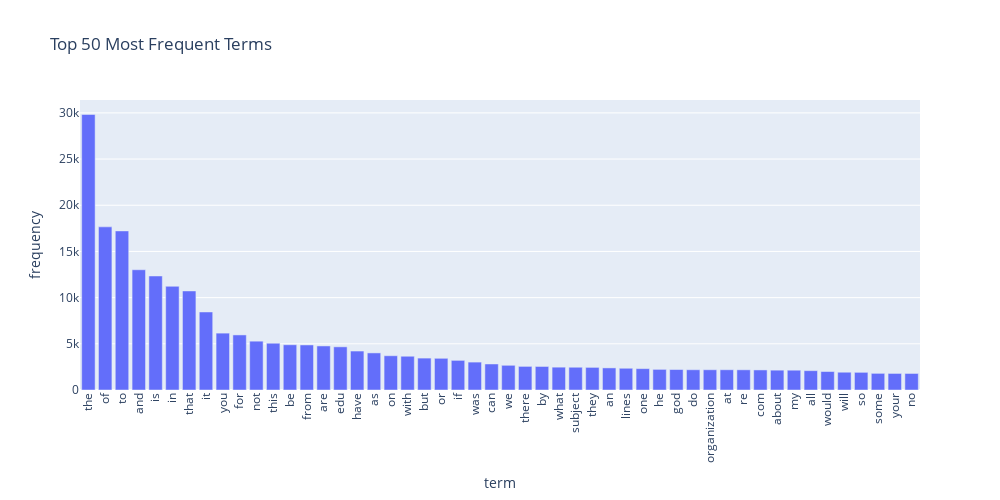

The cell this chart's notebook holds for it:
### Markdown cell above
### >>> **Exercise 14 (take home):** 
Additionally, you can attempt to sort the terms on the `x-axis` by frequency instead of in alphabetical order. This way the visualization is more meaninfgul and you will be able to observe the so called [long tail](https://en.wikipedia.org/wiki/Long_tail) (get familiar with this term since it will appear a lot in data mining and other statistics courses). see picture below

![alt txt](https://upload.wikimedia.org/wikipedia/commons/thumb/8/8a/Long_tail.svg/1000px-Long_tail.svg.png)

### Code cell
# Answer here
N = 50  # how many top terms to visualize
top_idx = term_frequencies.argsort()[-N:][::-1]

df_top = pd.DataFrame({
    "term": count_vect.get_feature_names_out()[top_idx],
    "frequency": term_frequencies[top_idx]
})

fig = px.bar(df_top, x="term", y="frequency",
             title=f"Top {N} Most Frequent Terms")
fig.update_layout(xaxis_tickangle=-90, width=1000, height=500)
fig.show()

### Figure 1 — Plotly figure (JSON) as saved in the notebook; plotly's stock layout.template omitted (floating-point values rounded to 4 significant figures)
{"data": [{"hovertemplate": "term=%{x}<br>frequency=%{y}<extra></extra>", "legendgroup": "", "marker": {"color": "#636efa", "pattern": {"shape": ""}}, "name": "", "orientation": "v", "showlegend": false, "textposition": "auto", "type": "bar", "x": ["the", "of", "to", "and", "is", "in", "that", "it", "you", "for", "not", "this", "be", "from", "are", "edu", "have", "as", "on", "with", "but", "or", "if", "was", "can", "we", "there", "by", "what", "subject", "they", "an", "lines", "one", "he", "god", "do", "organization", "at", "re", "com", "about", "my", "all", "would", "will", "so", "some", "your", "no"], "xaxis": "x", "y": [29825, 17660, 17222, 13017, 12343, 11226, 10723, 8447, 6157, 5962, 5285, 5063, 4898, 4877, 4769, 4675, 4218, 4015, 3709, 3655, 3453, 3432, 3208, 3020, 2818, 2674, 2556, 2548, 2472, 2464, 2448, 2393, 2353, 2312, 2232, 2216, 2193, 2192, 2191, 2186, 2172, 2148, 2143, 2093, 2000, 1925, 1912, 1802, 1793, 1791], "yaxis": "y"}], "layout": {"barmode": "relative", "height": 500, "legend": {"tracegroupgap": 0}, "title": {"text": "Top 50 Most Frequent Terms"}, "width": 1000, "xaxis": {"anchor": "y", "domain": [0, 1], "tickangle": -90, "title": {"text": "term"}}, "yaxis": {"anchor": "x", "domain": [0, 1], "title": {"text": "frequency"}}}}
